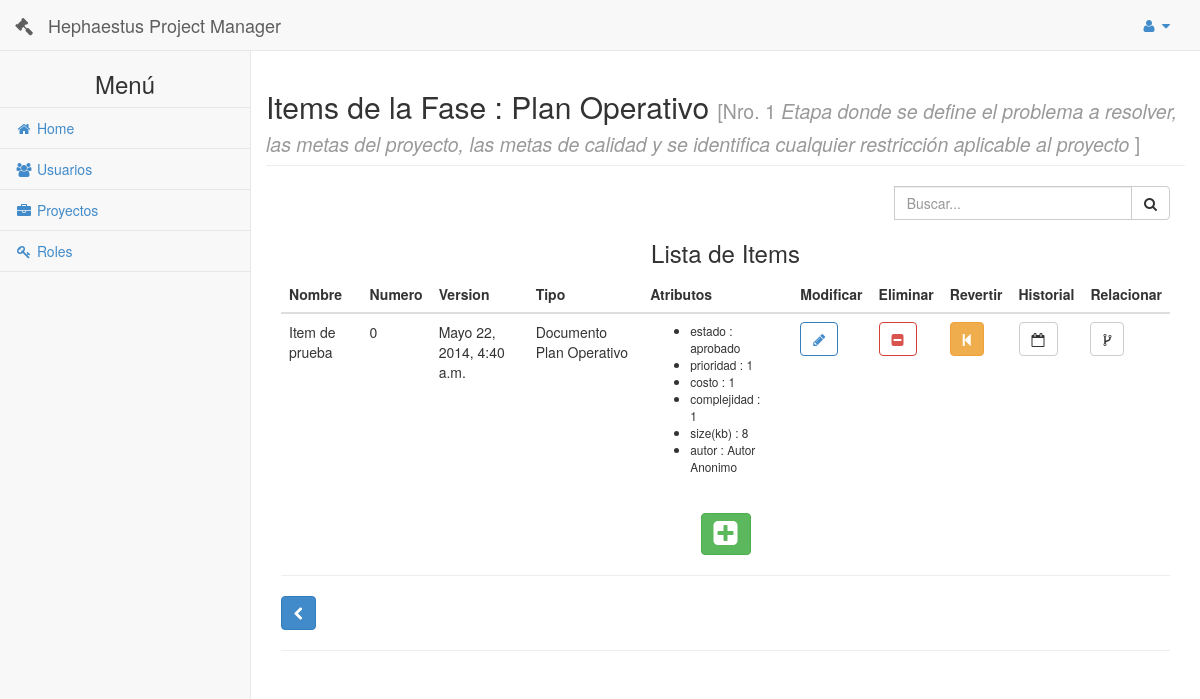
The app's page /item/1/ (signed in), older data.
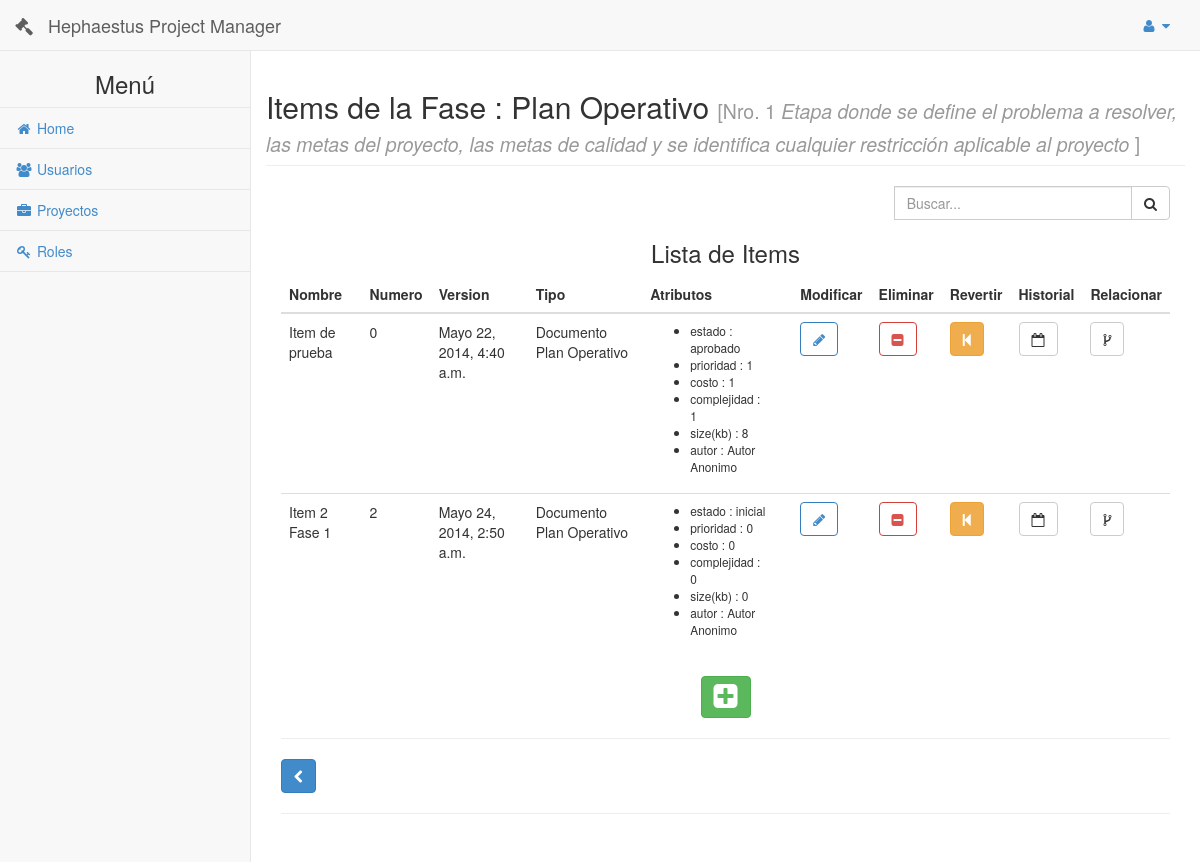
The same page, newer data.
### principal/models.py (models this page shows, shortened)
class Fase(models.Model):
    class Meta:
        verbose_name = 'Fase'
        verbose_name_plural = 'Fases'
    nro = models.IntegerField()
    nombre = models.CharField(unique=True, max_length=50)
    descripcion = models.CharField(max_length=250)
    estado = models.CharField(max_length=30)
    proyecto = models.ForeignKey(Proyecto,null=True, blank=True, default = None, on_delete=models.CASCADE)

class Item(models.Model):
    class Meta:
        verbose_name = 'Item'
        verbose_name_plural = 'Items'
    nombre = models.TextField(max_length=50)
    numero = models.IntegerField()
    eliminado = models.BooleanField(default = False)
    version = models.DateTimeField(null=True)
    id_actual = models.IntegerField(null=True)
    fase = models.ForeignKey(Fase)
    tipo_item = models.ForeignKey(TipoItem)
    linea_base = models.ForeignKey('LineaBase', null=True, blank=True, default = None, on_delete=models.CASCADE)

class TipoItem(models.Model):
    class Meta:
        verbose_name = 'TipoItem'
        verbose_name_plural = 'TipoItems'
    def __unicode__(self):
        return self.nombre
    nombre = models.TextField(max_length=50, unique=True)
    codigo = models.TextField(max_length=50, unique=True)
    descripcion = models.TextField(max_length=250)
    proyecto = models.ForeignKey(Proyecto)
    fase = models.ForeignKey(Fase)

class VersionItem(models.Model):
    class Meta:
        verbose_name = 'VersionItem'
        verbose_name_plural = 'VersionesItems'
    version = models.DateTimeField(auto_now=True, auto_now_add=True )
    complejidad = models.IntegerField()
    costo = models.IntegerField()
    prioridad = models.IntegerField()
    estado = models.TextField(max_length=50)
    proxy = models.ForeignKey('Item')
    atributos = models.ManyToManyField('AtributoItem',null=True, blank=True, default = None)

class AtributoItem(models.Model):
    class Meta:
        verbose_name = 'AtributoItem'
        verbose_name_plural = 'AtributosItems'
    valor = models.TextField(max_length=150)
    atributo_tipo_item = models.ForeignKey(AtributoTipoItem)

class AtributoTipoItem(models.Model):
    class Meta:
        verbose_name = 'AtributoTipoItem'
        verbose_name_plural = 'AtributoTipoItems'
    def __unicode__(self):
        return self.nombre
    nombre = models.TextField(max_length=50)
    tipo = models.TextField(max_length=50)
    valor_por_defecto = models.TextField(max_length=50)
    tipo_item = models.ForeignKey(TipoItem)

### app_item/views.py (the view)
# urls.py: url(r'^(?P<id_fase>\d+)/$','app_item.views.indexItem', name='index'),
def indexItem(request, id_fase):
    u = is_logged(request.session)
    if(u):
        fase = Fase.objects.get(id=id_fase)
        if request.method != 'POST':
            lista = fase.item_set.all().filter(eliminado=False)
        else:
            lista = fase.item_set.all().filter(
                nombre__startswith=request.POST['search'], eliminado=False)
        return render(request, 'item.html', {'usuario': u, 'fase': fase, 'lista': lista})
    else:
        return redirect('/login')

### principal/views.py (called while the page is built)
def is_logged(session):
	if( 'usuario' in session ):
		user =  Usuario.objects.get(id=session['usuario'])
		u = user.__dict__
		lista_permisos = []
		lista_roles = []
		for r in user.roles.all():
			lista_roles.append(r.nombre)
			for p in r.permisos.all():
				lista_permisos.append(p.nombre)
		u['permisos'] = lista_permisos
		u['roles'] = lista_roles
		return u
	else:
		return False

### app_item/templates/item.html (shortened to what this page needs)
{% include 'header.html' %}
        {% if usuario %}
        <div id="page-wrapper">
            <div class="row">
                <div class="col-lg-12">
                    <div class="row">
                        <h2 class="page-header">Items de la Fase : {{fase.nombre}} <small>[Nro. {{fase.nro}} <i> {{fase.descripcion}} </i>]</small></h2>
                    </div>
                    <div class="row">
                        <div class="col-xs-8 col-sm-8 col-md-8 col-lg-8">
                        </div>
                        <div class="col-xs-4 col-sm-4 col-md-4 col-lg-4">
                            <form class="input-group custom-search-form" method="post" action={% url 'item:index' fase.id %} >
                                <input type="text" class="form-control" placeholder="Buscar..." name="search" >
                                <span class="input-group-btn">
                                    <button class="btn btn-default" type="submit">
                                        <i class="fa fa-search"></i>
                                    </button>
                                </span>
                            </form>
                        </div>
                    </div>
                        <center>
                            <h3>Lista de Items</h3>
                        </center>
                        <form method="post">
                            <table class="table table-hover">
                                <thead>
                                    <tr>
                                        <th>Nombre</th>
                                        <th>Numero</th>
                                        <th>Version</th>
                                        <th>Tipo</th>
                                        <th>Atributos</th>
                                        <th></th>
                                        <th>Modificar</th>
                                        <th>Eliminar</th>
                                        <th>Revertir</th>
                                        <th>Historial</th>
                                        <th>Relacionar</th>
                                    </tr>
                                </thead>
                                <tbody>
                                    {% for i in lista %}
                                    <tr>
                                        <td>{{i.nombre}}</td>
                                        <td>{{i.numero}}</td>
                                        <td>{{i.version}}</td>
                                        <td>{{i.tipo_item}}</td>
                                        <td>
                                            {% for version in i.versionitem_set.all %}
                                                {% if version.id == i.id_actual %}
                                                    <ul>
                                                    <small>
                                                    <li>estado : {{version.estado}}</li>
                                                    <li>prioridad : {{version.prioridad}}</li>
                                                    <li>costo : {{version.costo}}</li>
                                                    <li>complejidad : {{version.complejidad}}</li>
                                                    {% for atributo in version.atributos.all %}
                                                        <li>{{atributo.atributo_tipo_item}} : {{atributo.valor}}</li>
                                                    {% endfor %}
                                                    </small>
                                                    </ul>
                                                {% endif %}
                                            {% endfor %}
                                        </td>
                                        <td></td>
                                        <td>
                                            <a href="{% url 'item:modificar' fase.id i.id %}" class="btn btn-primary btn-outline"
                                            ><i class="fa fa-pencil"></i></a>
                                        </td>
                                        <td>
                                            <a href="#eliminar" class="btn btn-danger btn-outline" onClick="eliminarItem( '{{i.nombre}}', '{% url 'item:eliminar' fase.id i.id %}' );"><i class="fa fa-minus-square"></i></a>
                                        </td>
                                        <td>
                                            <a href="{% url 'item:revertir' fase.id i.id %}" class="btn btn-warning"><i class="fa fa-step-backward"></i></a>
                                        </td>
                                        <td>
                                            <a href="#historial" class="btn btn-default"><i class="fa fa-calendar-o"></i></a>
                                        </td>
                                        <td>
                                            <a href="{% url 'item:relacionar' fase.id i.id %}" class="btn btn-default"><i class="fa fa-code-fork"></i></a>
                                        </td>
                                    </tr>
                                    {% empty %}
                                        <tr>
                                            No hay resultados
                                        </tr>
                                    {% endfor %}
                                </tbody>
                            </table>
                            <center>
                                <a class="btn btn-success" data-toggle="modal" href='#modal-nuevo' onClick="setUrlNewItem({{fase.id}})"><i class="fa fa-plus-square fa-2x"></i></a>
                            </center>
                            <hr>
                            <a class="btn btn-primary" href="{% url 'fases:index' fase.proyecto.id %}">
                                    <i class="fa fa-chevron-left "></i>
                            </a>
                            <hr>
                        </form>
                </div>
            </div>
        </div>
        {% endif %}
        {% load staticfiles %}
{% include 'footer.html' %}

### templates/header.html (shortened to what this page needs)
<!DOCTYPE html>
<html>
<head>
    {% load staticfiles %}
    <link href="{% static 'css/bootstrap.min.css' %}" rel="stylesheet">
    <link href="{% static 'font-awesome/css/font-awesome.css' %}" rel="stylesheet">
    <link href="{% static 'css/datepicker.css' %}" rel="stylesheet">
    <link href="{% static 'css/sb-admin.css' %}" rel="stylesheet">
</head>
<body>
    <div id="wrapper">
        <nav class="navbar navbar-default navbar-fixed-top" role="navigation" style="margin-bottom: 0">
            <div class="navbar-header">
                <a class="navbar-brand" href="{% url 'principal.views.home' %}"> <i class="fa fa-gavel"></i> &nbsp; Hephaestus Project Manager</a>
            </div>
            <ul class="nav navbar-top-links navbar-right">
                <li class="dropdown">
                    <a class="dropdown-toggle" data-toggle="dropdown" href="#">
                        <i class="fa fa-user fa-fw"></i>  <i class="fa fa-caret-down"></i>
                    </a>
                </li>
            </ul>
            <div class="navbar-default navbar-static-side" role="navigation">
                <div class="sidebar-collapse">
                    <ul class="nav" id="side-menu">
                        <li> <center><h3>Menú</h3></center></li>
                        <li>
                            <a href="{% url 'principal.views.home' %}"><i class="fa fa-home fa-fw"></i> Home</a>
                        </li>
                        {% if 'Administrar Usuarios' in usuario.permisos or 'root' in usuario.permisos %}
                        <li>
                            <a href="{% url 'usuarios:index' %}"><i class="fa fa-users fa-fw"></i> Usuarios</a>
                        </li>
                        {% endif %}
                        {% if 'Administrar Proyectos' in usuario.permisos or 'root' in usuario.permisos %}
                        <li>
                            <a href="{% url 'proyectos:index' %}"><i class="fa fa-briefcase fa-fw"></i> Proyectos</a>
                        </li>
                        {% endif %}
                        {% if 'Administrar Roles' in usuario.permisos or 'root' in usuario.permisos  %}
                        <li>
                            <a href="{% url 'roles:index' %}"><i class="fa fa-key fa-fw"></i> Roles</a>
                        </li>
                        {% endif %}
                    </ul>
                </div>
            </div>
        </nav>

### templates/footer.html (shortened to what this page needs)
    </div>
    {% load staticfiles %}
</body>
</html>

### static/css/sb-admin.css (style rules this page uses)
body { background-color: #f8f8f8; padding-top: 100px; }
@media (min-width:768px) { body { padding-top: 50px; } }
#wrapper { width: 100%; }
#page-wrapper { padding: 0 15px; min-height: 568px; background-color: #fff; }
@media (min-width:768px) { #page-wrapper { position: inherit; margin: 0 0 0 250px; padding: 0 30px; min-height: 1300px; border-left: 1px solid #e7e7e7; } }
.navbar-static-side ul li { border-bottom: 1px solid #e7e7e7; }
.navbar-top-links li { display: inline-block; }
.navbar-top-links li:last-child { margin-right: 15px; }
.navbar-top-links li a { padding: 15px; min-height: 50px; }
@media (min-width:768px) { .navbar-static-side { z-index: 1; position: absolute; width: 250px; margin-top: 51px; } }
.btn-outline { color: inherit; background-color: transparent; transition: all .5s; }
.btn-primary.btn-outline { color: #428bca; }
.btn-danger.btn-outline { color: #d9534f; }

Row changes from the older to the newer data that the page shows:
added Item: nombre "Item 2 Fase 1", numero "2", version "Mayo 24, 2014, 2:50 a.m.", tipo_item "Documento Plan Operativo"
added VersionItem: estado "inicial", prioridad "0", costo "0", complejidad "0", shown under "Item 2 Fase 1"
added AtributoItem: atributo_tipo_item "size(kb)", valor "0", shown under "inicial"
added AtributoItem: atributo_tipo_item "autor", valor "Autor Anonimo", shown under "inicial"
